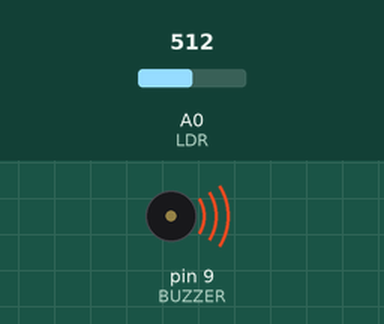
A sketch run on a simulated Arduino Uno, built with avr-gcc and run on an emulated ATmega328P. Shown: buzzer (waves = sounding). Inputs (shaded band) come from the test bench; at power-on: A0 (LDR) = 512.

Above: at 0.1 s.
Timing chart, 0 to 1.6 s (numbered marks = the images above):
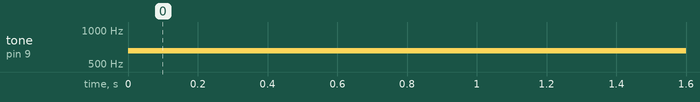

Measured:
- by itself, tone on pin 9 (BUZZER): silent → 656 Hz at 0.00 s

The sketch:

theremin.ino
```cpp
#define BUZZER 9
#define LDR 0

void setup()
{
  Serial.begin(9600);
}

void loop()
{
  // Obtenemos el valor de la entrada analógica de 0 a 1023
  int valor = analogRead(LDR);

  // Obtenemos la frecuencia en función del voltaje que entra
  // Este voltaje dependerá de la resitencia LDR y de la luz que incida sobre ella
  int frecuencia = 400 + (valor / 2);

  // Utilizamos la función tone para reproducir el sonido en el pin donde
  // tengamos conectado el buzzer y la frecuencia que queramos
  tone(BUZZER, frecuencia);
}
```
